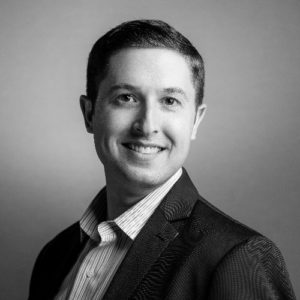
#> input picture zoom/gray2.jpg, 300 x 300 px
$ python 3.py
#> lines starting #> are read from the running program, lines starting #| are printed output that depends on the picture; after the words box and inside, x2 and y2 are one past the last pixel; in counts of white or black regions, pixels touching at a corner belong together
import cv2
import numpy as np
from matplotlib import pyplot as plt

img = cv2.imread('gray2.jpg',0)
#> img is the input picture: shape (300, 300); min 0, max 255, mean 113.7

row,col = img.shape
#> row = 300; col = 300

new = np.array(np.zeros((row,col)))
eight = np.array(np.zeros((row,col)))
seven = np.array(np.zeros((row,col)))
six = np.array(np.zeros((row,col)))
five = np.array(np.zeros((row,col)))

for x in range(row):
	for y in range(col):
		val=img[x][y]
		if val>=128:
			eight[x][y]=128
			val=val-128
		if val>=64:
			seven[x][y]=64
			val=val-64
		if val>=32:
			six[x][y]=32
			val=val-32
		if val>=16:
			five[x][y]=16
			val=val-16
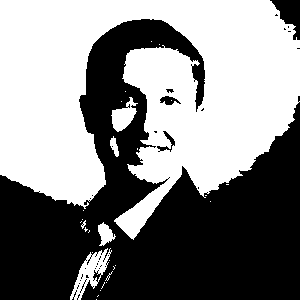
#> eight: shape (300, 300) float64; values 0 (black) and 128 (white), 51.7% white; 34 black regions (29 under 20 px), largest, box (x1, y1, x2, y2) and area: (0, 19, 300, 300) 42504, (270, 0, 300, 40) 612, (157, 131, 175, 152) 111, (160, 96, 181, 105) 109, (166, 89, 174, 93) 21
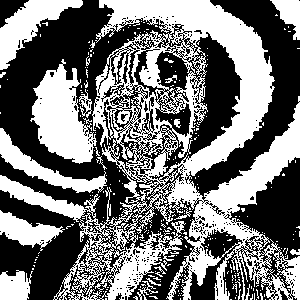
#> five: shape (300, 300) float64; values 0 (black) and 16 (white), 46.2% white; 273 white regions (253 under 20 px), largest, box (x1, y1, x2, y2) and area: (0, 0, 300, 300) 29877, (30, 59, 97, 164) 3829, (0, 0, 83, 70) 2169
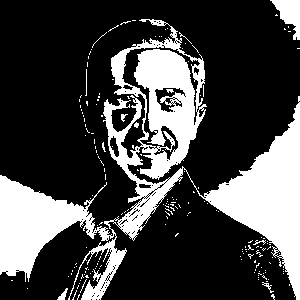
#> seven: shape (300, 300) float64; values 0 (black) and 64 (white), 27% white; 181 white regions (172 under 20 px), largest, box (x1, y1, x2, y2) and area: (0, 19, 300, 300) 22857, (270, 0, 300, 40) 612, (57, 288, 68, 300) 57
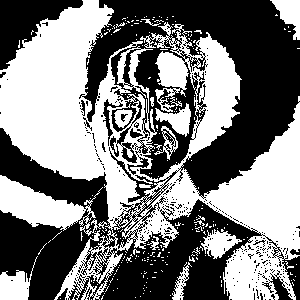
#> six: shape (300, 300) float64; values 0 (black) and 32 (white), 48.7% white; 237 white regions (222 under 20 px), largest, box (x1, y1, x2, y2) and area: (0, 0, 300, 300) 39679, (0, 256, 38, 300) 781, (201, 229, 242, 259) 624

new = img - eight - seven - six - five
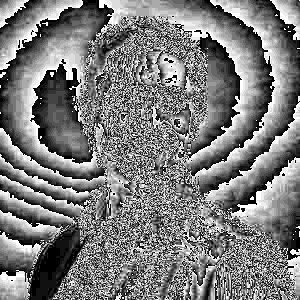
#> new: shape (300, 300) float64; min 0, max 15, mean 7.29; drawn with min black and max white
print(new)
#> (printed output is left out)

plt.subplot(121),plt.imshow(img,cmap='gray')
plt.title('Image'),plt.xticks([]),plt.yticks([])
plt.subplot(122),plt.imshow(new,cmap='gray')
plt.title('Transformed Image'),plt.xticks([]),plt.yticks([])
plt.show()
